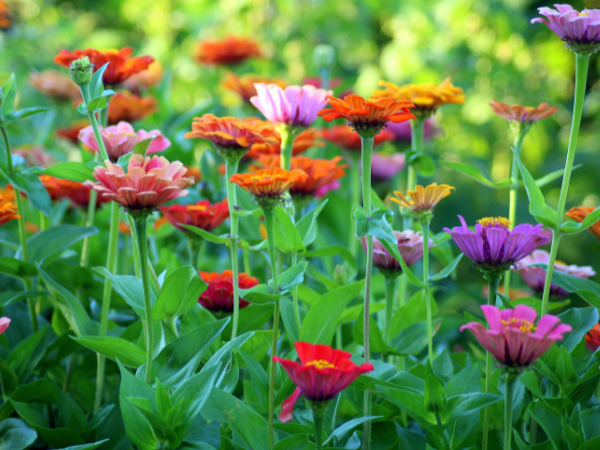
#> input picture Image_processing/my_image.png, 600 x 450 px
$ python ex01_02.py my_image.png
#> lines starting #> are read from the running program, lines starting #| are printed output that depends on the picture
from PIL import Image
import sys

def stretch_bw(image_path):
#> called with image_path = 'my_image.png'
    img = Image.open(image_path).convert('L')
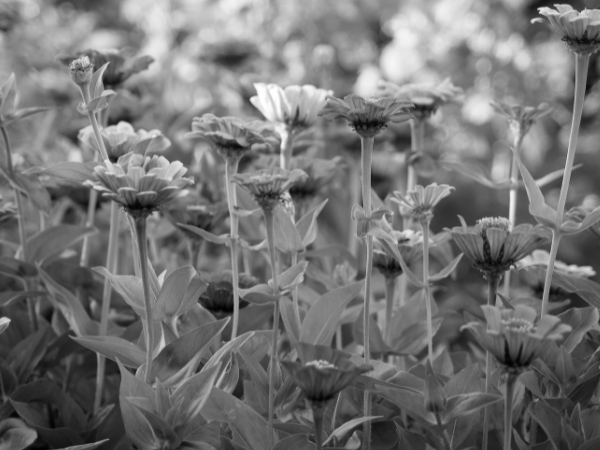
#> img: PIL image 600x450 L; min 0, max 254, mean 115.6

    v_min, v_max = img.getextrema()
#> v_min = 0; v_max = 254

    if v_max > v_min:
        stretched = img.point(lambda p: (p - v_min) * 255 / (v_max - v_min))
    else:
        stretched = img

    stretched.show(title="Stretched BW Image")
    stretched.save("ex01_02_result.png")

if __name__ == "__main__":
    if len(sys.argv) > 1:
        stretch_bw(sys.argv[1])
